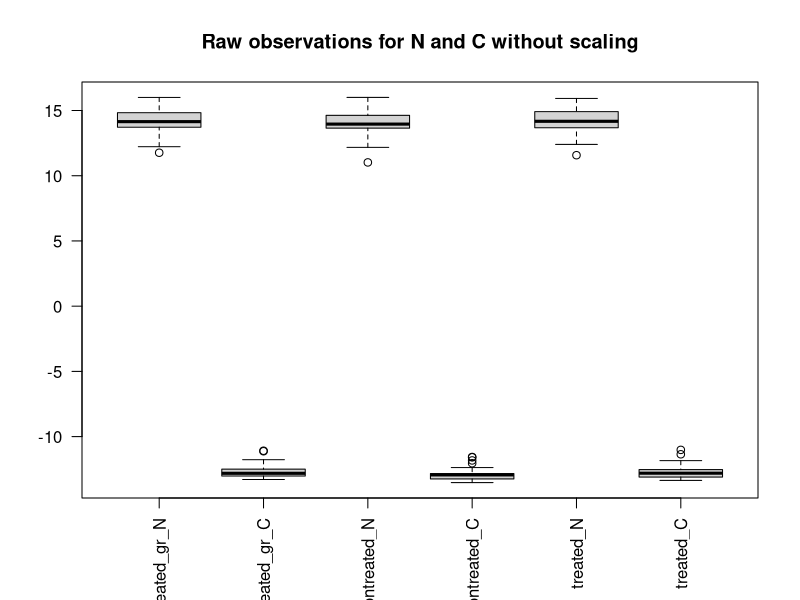
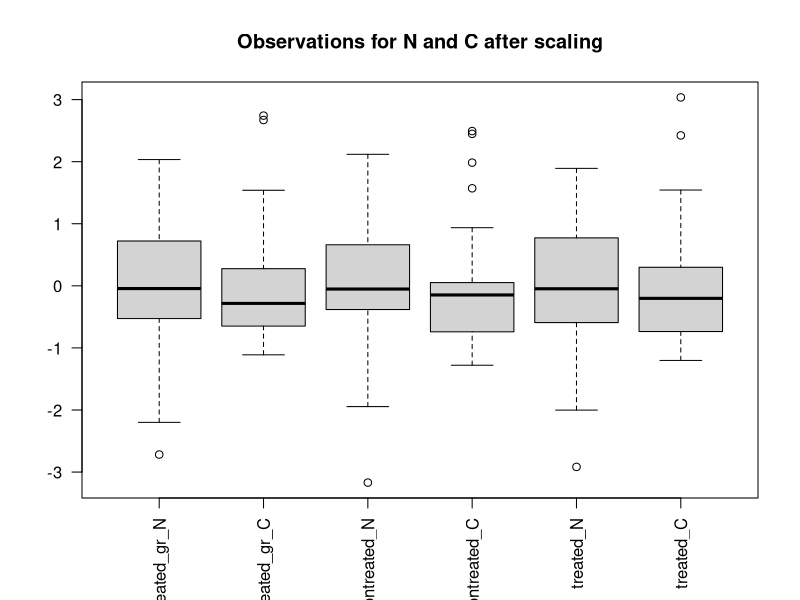
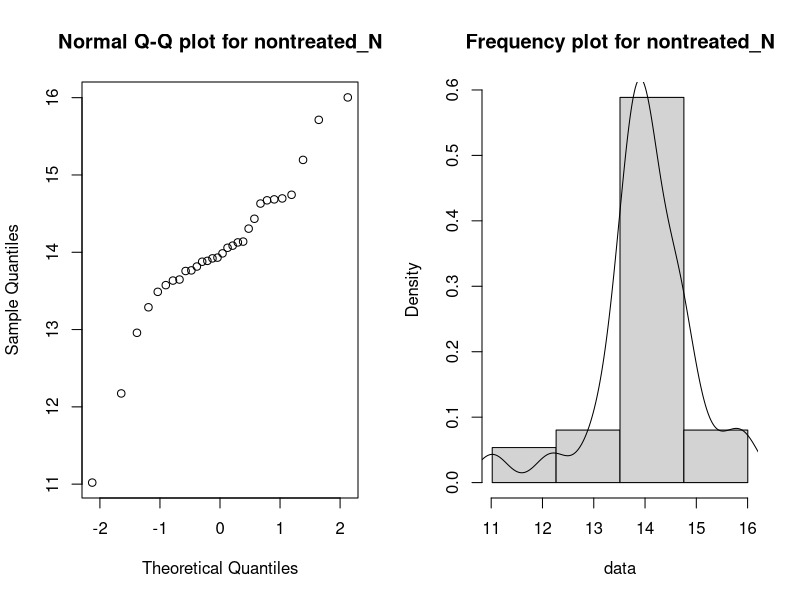
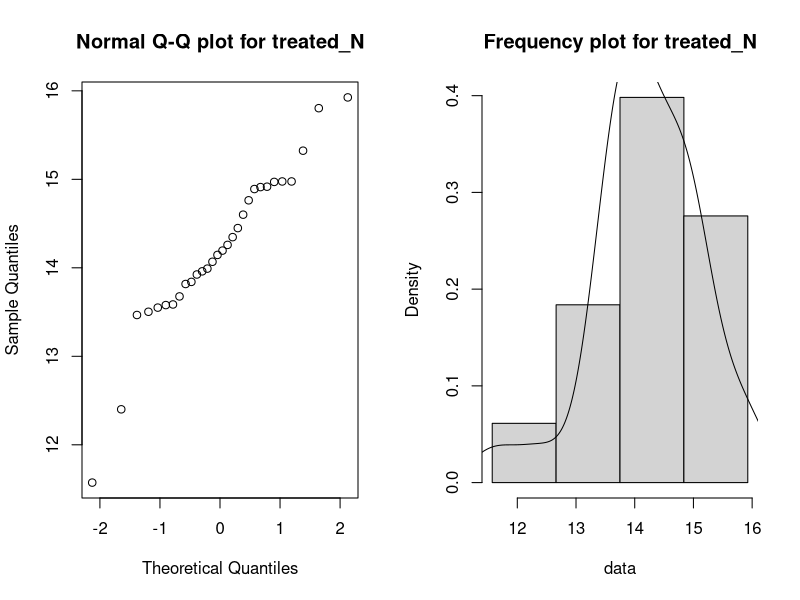
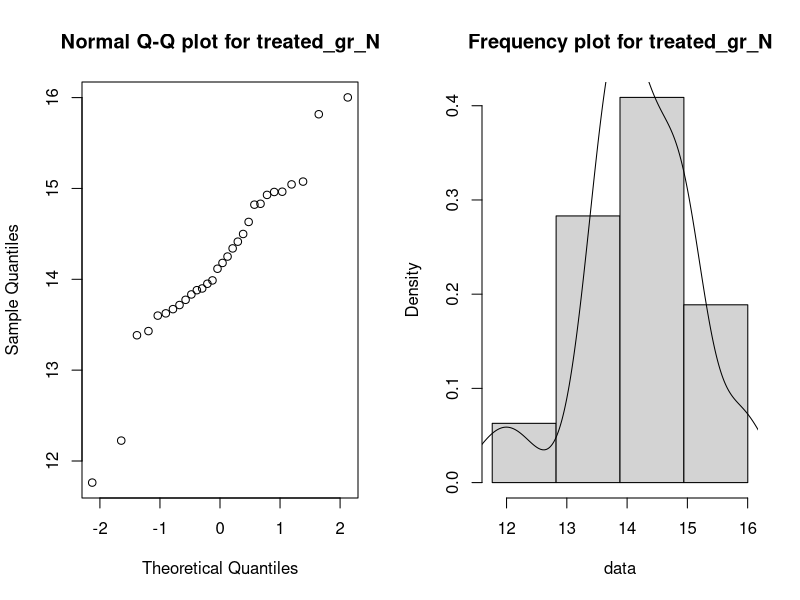
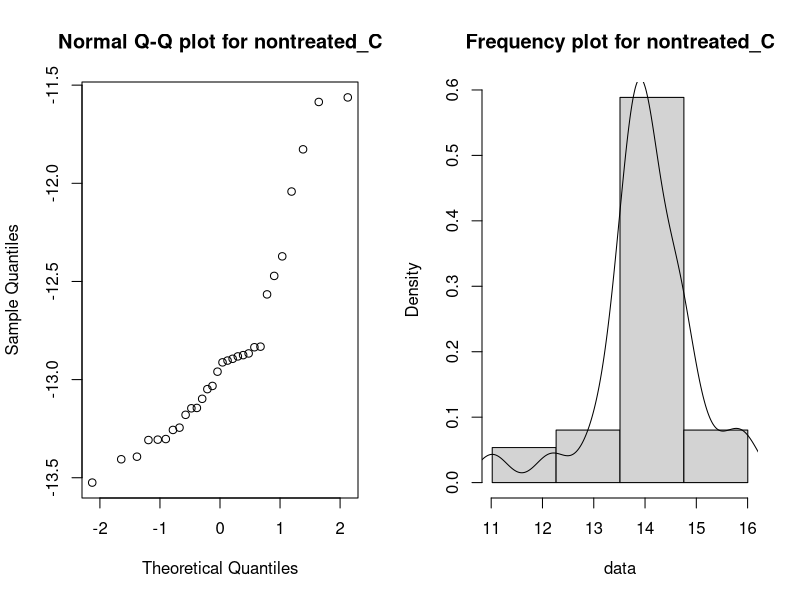
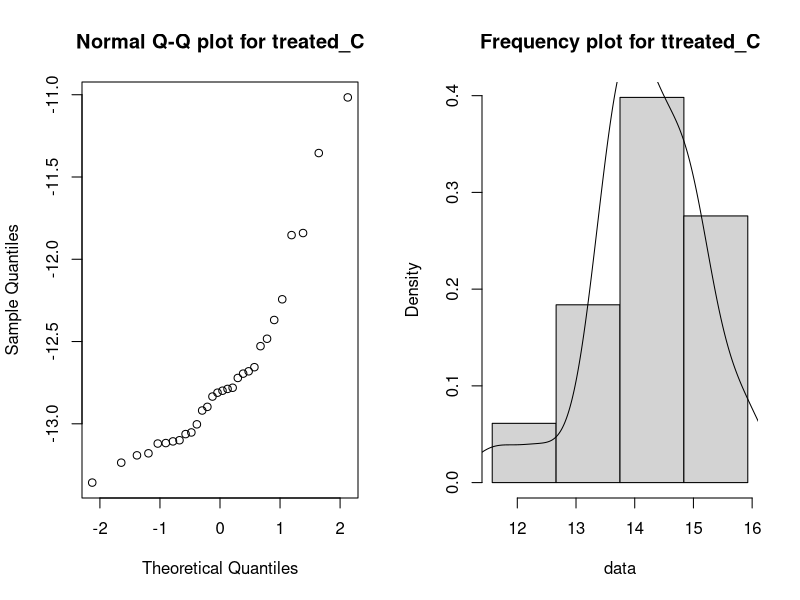
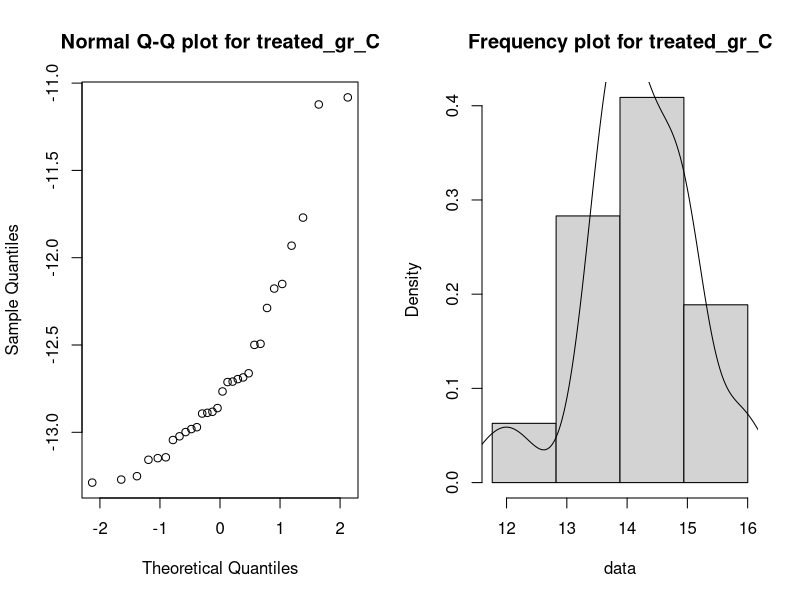

Source code (R) for these figures, in order:
## ---- chunk 1
library(dplyr)
library(ggplot2)
library(lmtest)
library(car)
library(gridExtra)
## ---- chunk 2
teeth_data <- read.csv("Samples-Laura-CLEAN-FOR-R.csv")
names(teeth_data)[1] <- 'treated_gr_N'
names(teeth_data)[2] <- 'treated_gr_C'
## ---- chunk 3
summary(teeth_data)
## ---- chunk 4
boxplot(teeth_data, las =2, main="Raw observations for N and C without scaling")
## ---- chunk 5
boxplot(scale(teeth_data), las =2, main="Observations for N and C after scaling")
## ---- chunk 6

draw_histogram_curve <- function(data, main_title) {
  
  bins <- ceiling(abs(max(data)) - min(data))
  hist(data, 
       breaks = seq(min(data), max(data), length.out = bins), 
       main=main_title, prob=TRUE)
  lines(density(data))
  
}

with(teeth_data, {
  par(mfrow = c(1, 2))
  qqnorm(nontreated_N, main="Normal Q-Q plot for nontreated_N")
  draw_histogram_curve(nontreated_N, "Frequency plot for nontreated_N")
  
  par(mfrow = c(1, 2))
  qqnorm(treated_N, main="Normal Q-Q plot for treated_N")
  draw_histogram_curve(treated_N, "Frequency plot for treated_N")
  
  par(mfrow = c(1, 2))
  qqnorm(treated_gr_N, main="Normal Q-Q plot for treated_gr_N")
  draw_histogram_curve(treated_gr_N, "Frequency plot for treated_gr_N")
  
 
  }) 
  
## ---- chunk 7


with(teeth_data, {
  par(mfrow = c(1, 2))
  qqnorm(nontreated_C, main="Normal Q-Q plot for nontreated_C")
  draw_histogram_curve(nontreated_N, "Frequency plot for nontreated_C")
  
  par(mfrow = c(1, 2))
  qqnorm(treated_C, main="Normal Q-Q plot for treated_C")
  draw_histogram_curve(treated_N, "Frequency plot for ttreated_C")
  
  par(mfrow = c(1, 2))
  qqnorm(treated_gr_C, main="Normal Q-Q plot for treated_gr_C")
  draw_histogram_curve(treated_gr_N, "Frequency plot for treated_gr_C")
  
 
  }) 
  
## ---- chunk 8
normality = sapply(teeth_data, shapiro.test)
normality
## ---- chunk 9
plot(teeth_data, main="Ploting every two pair of variables")
## ---- chunk 10
only_C_data <- teeth_data[,c(4,6,2)]
only_N_data <- teeth_data[,c(3,5,1)]
## ---- chunk 11
boxplot(only_C_data, main="Carbon isotope values for the different treatments")
## ---- chunk 12
wilcox.test(teeth_data$nontreated_C, teeth_data$treated_C, paired=TRUE)
## ---- chunk 13
wilcox.test(teeth_data$treated_C, teeth_data$treated_gr_C, paired=TRUE)
## ---- chunk 14
boxplot(only_N_data, main="Nitrogen isotope values for the different treatments")
## ---- chunk 15
wilcox.test(teeth_data$nontreated_N, teeth_data$treated_N, paired=TRUE)
## ---- chunk 16
wilcox.test(teeth_data$treated_N, teeth_data$treated_gr_N, paired=TRUE)
## ---- chunk 17

scatterplot(nontreated_C ~ treated_C, data=teeth_data,
   xlab="Treated sample C values", ylab="Non-treated sample C values",
   main="Scatterplot for C values")
## ---- chunk 18
scatterplot(nontreated_N ~ treated_N, data=teeth_data,
   xlab="Treated sample N values", ylab="Non-treated sample N values",
   main="Scatterplot for N values")
## ---- chunk 19
mC <- lm (treated_C ~ nontreated_C, teeth_data)
summary(mC)
## ---- chunk 20
mgC <- lm (treated_gr_C ~ nontreated_C, teeth_data)
summary(mgC)
## ---- chunk 21
resid_values_mc <- residuals(mC)
resid_values_mgc <- residuals(mgC)
par(mfrow = c(2, 2))
hist(resid_values_mc, main="")
boxplot(resid_values_mc)
mtext("Histogram and boxplot for non-graphite lm's residuals", side = 3, line = -1, outer = TRUE)
mtext("Histogram and boxplot for graphite lm's residuals", side = 3, line = -15, outer = TRUE)
hist(resid_values_mgc, main="")
boxplot(resid_values_mgc)
## ---- chunk 22
plot(resid_values_mc, main="Squareness of non-graphite residuals")
plot(resid_values_mgc, main ="Squareness of graphite residuals")
## ---- chunk 23
shapiro.test(resid_values_mc)
shapiro.test(resid_values_mgc)
## ---- chunk 24
mN <- lm (treated_N ~ nontreated_N, teeth_data)
summary(mN)
## ---- chunk 25
mgN <- lm (treated_gr_N ~ nontreated_N, teeth_data)
summary(mgN)
## ---- chunk 26
resid_values_mn <- residuals(mN)
resid_values_mgn <- residuals(mgN)
par(mfrow = c(2, 2))
hist(resid_values_mn, main="")
boxplot(resid_values_mn)
mtext("Histogram and boxplot for non-graphite residuals", side = 3, line = -1, outer = TRUE)
mtext("Histogram and boxplot for graphite residuals", side = 3, line = -15, outer = TRUE)
hist(resid_values_mgn, main="")
boxplot(resid_values_mgn)
## ---- chunk 27
plot(resid_values_mn, main="Squareness of non-graphite residuals")
plot(resid_values_mgn, main="Squareness of graphite residuals")
## ---- chunk 28
shapiro.test(resid_values_mn)
shapiro.test(resid_values_mgn)
## ---- chunk 29

bptest(mN)
bptest(mgN)
bptest(mgC)
bptest(mC)

## ---- chunk 30
bptest(mC)
## ---- chunk 31
ggplot(teeth_data, aes(nontreated_C, treated_C)) +
  geom_point(shape = 21, size = 3) + 
  geom_smooth(se = FALSE) +
  geom_smooth(method = lm, col = "tomato", se = FALSE)
## ---- chunk 32
ggplot(teeth_data, aes(nontreated_N, treated_N)) +
  geom_point(shape = 21, size = 3) + 
  geom_smooth(se = FALSE) +
  geom_smooth(method = lm, col = "tomato", se = FALSE)
## ---- chunk 33
library(gridExtra)
library(ggpubr)

p1 <- ggscatter(teeth_data, x = "nontreated_C", y = "treated_C",
add = "reg.line", conf.int = TRUE,
cor.coef = TRUE, cor.method = "pearson",
xlab = "Untreated d13C values (‰)", ylab = "Treated without graphite d13C values (‰)")

p2<- ggscatter(teeth_data, x = "nontreated_C", y = "treated_gr_C",
add = "reg.line", conf.int = TRUE,
cor.coef = TRUE, cor.method = "pearson",
xlab = "Untreated d13C values (‰)", ylab = "Treated with graphite d13C values (‰)")
ggarrange(p1, p2, ncol = 2, nrow = 1)
## ---- chunk 34

